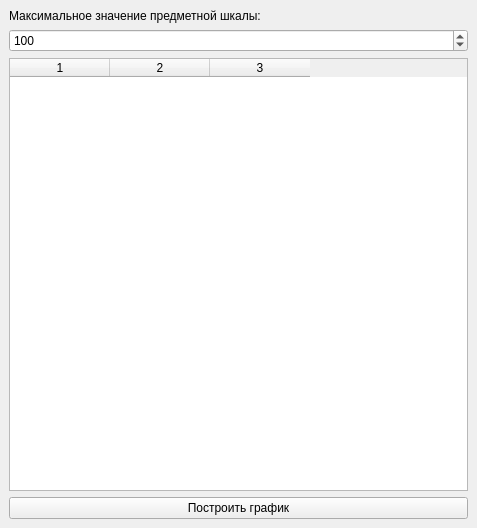
<?xml version="1.0" encoding="UTF-8"?>
<ui version="4.0">
 <class>MainWindow</class>
 <widget class="QMainWindow" name="MainWindow">
  <property name="geometry">
   <rect>
    <x>0</x>
    <y>0</y>
    <width>477</width>
    <height>528</height>
   </rect>
  </property>
  <property name="windowTitle">
   <string>MainWindow</string>
  </property>
  <widget class="QWidget" name="centralwidget">
   <layout class="QVBoxLayout" name="verticalLayout">
    <item>
     <widget class="QLabel" name="label">
      <property name="text">
       <string>Максимальное значение предметной шкалы:</string>
      </property>
     </widget>
    </item>
    <item>
     <widget class="QSpinBox" name="max_value_input">
      <property name="maximum">
       <number>1000</number>
      </property>
      <property name="value">
       <number>100</number>
      </property>
     </widget>
    </item>
    <item>
     <widget class="QTableWidget" name="points_table">
      <property name="columnCount">
       <number>3</number>
      </property>
      <column/>
      <column/>
      <column/>
     </widget>
    </item>
    <item>
     <widget class="QPushButton" name="build_graph_button">
      <property name="text">
       <string>Построить график</string>
      </property>
     </widget>
    </item>
   </layout>
  </widget>
 </widget>
 <resources/>
 <connections/>
</ui>
